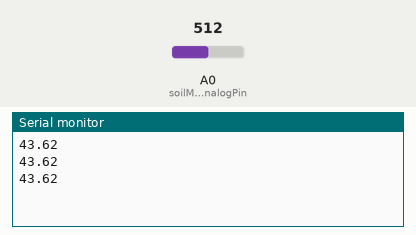
Bench run of a sketch on a simulated Arduino Uno, built with avr-gcc and run on an emulated ATmega328P. Shown: the last lines printed to the serial monitor. The test bench sets the inputs (shaded band); at power-on: A0 (soilMoistureAnalogPin) = 512.

Above: at 1.3 s.
1.4 s: A0 (soilMoistureAnalogPin) set to 716
At 1.8 s:
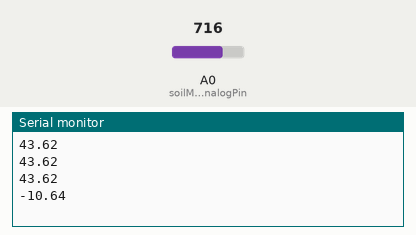
2.9 s: A0 (soilMoistureAnalogPin) set to 900
At 3.4 s:
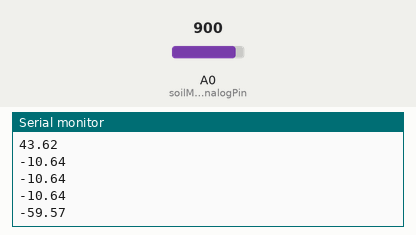
Timing chart, 0 to 5.9 s (numbered marks = the images above; inputs shaded):
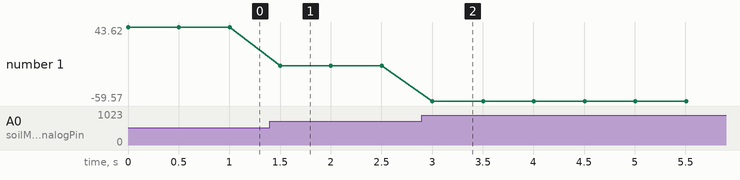

The sketch:

soilMoisture.ino
```cpp
const int soilMoistureAnalogPin = A0;   //Select the analog reading feature of the sensor and link it to the A0 pin.
int value = 0;

void setup() {
  // put your setup code here, to run once:
  Serial.begin(9600);
}

void loop() {
  // put your main code here, to run repeatedly:
  double value = 100.00-(analogRead(soilMoistureAnalogPin)*1.00-300)/3.76;
  Serial.println(value);
  delay(500); //Half a second delay between each reading
}
```

Measured:
- after the input at 1.4 s, the serial monitor: prints a new line after 0.10 s (image 1)
- after the input at 2.9 s, the serial monitor: prints a new line after 0.10 s (image 2)
- plotted number 1: 43.62 → -10.64 after the input at 1.4 s, -10.64 → -59.57 after the input at 2.9 s
